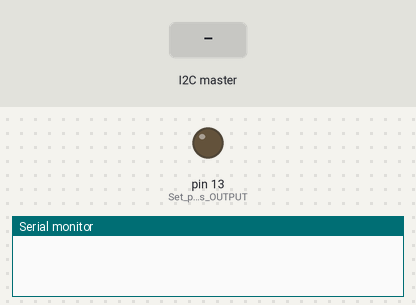
A sketch run on a simulated Arduino Uno, built with avr-gcc and run on an emulated ATmega328P. On the bench: output pins drawn as LEDs (lit = HIGH), the last lines printed to the serial monitor. Inputs (shaded band) come from the test bench.

Above: at 1.2 s.
1.3 s: the I2C master sends the byte 1
At 1.9 s:
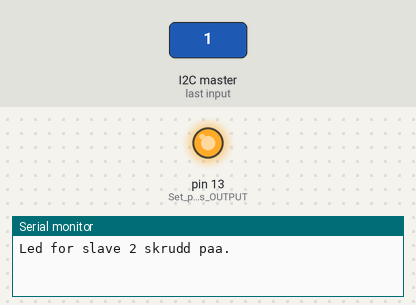
Timing chart, 0 to 4.3 s (numbered marks = the images above; inputs shaded):
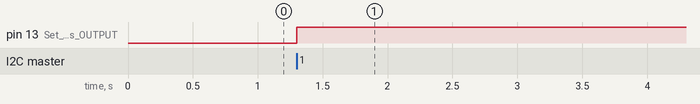

The sketch:

oblig5_i2cslave2_vetlehol.ino
```cpp
/*
  Precode for IN1080 - Assignment 1

  https://www.uio.no/studier/emner/matnat/ifi/IN1080/
*/
#include <Wire.h>

const byte ADDRESS = 2;

char recievedValue; // Data received from the serial port
bool ledValue; // True if HIGH, False if LOW

void setup() {
  // put your setup code here, to run once:
  pinMode(LED_BUILTIN, OUTPUT); // Set pin as OUTPUT
  Serial.begin(9600); // Start serial communication at 9600 bps
  ledValue = false; // True if LED on (HIGH), false if LED off (LOW)
  Wire.begin(ADDRESS);
  Wire.onReceive(recieveEvent); // Kaller recieveEvent funksjon naar data mottas.


}

void loop() {
}

void recieveEvent(int bytesRecieved) {
  while (Wire.available()) {
    recievedValue = Wire.read();
    if (recievedValue == 1 && !ledValue) {
      digitalWrite(LED_BUILTIN, HIGH);
      Serial.write("Led for slave 2 skrudd paa.");
      ledValue = true;

    } else if (recievedValue == 1 && ledValue) {
      digitalWrite(LED_BUILTIN, LOW);
      Serial.write("Led for slave 2 skrudd av.");
      ledValue = false;
    }
  }
}
```

Measured:
- after the input at 1.3 s, pin 13 (Set_pin_as_OUTPUT): LOW → HIGH at once
